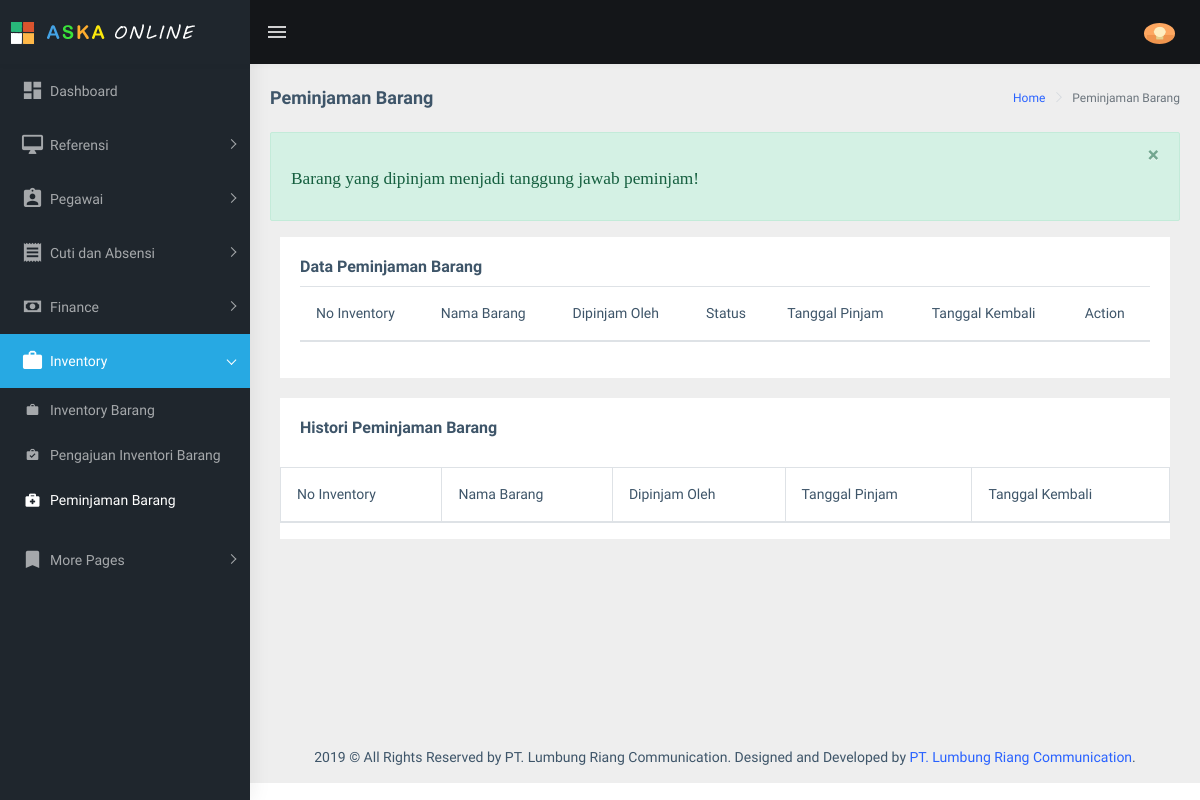
Page /?view=peminjaman-barang&id=9973861hupa&name=pegaaplication&peminjamanBarang (signed in) on the earlier database version.
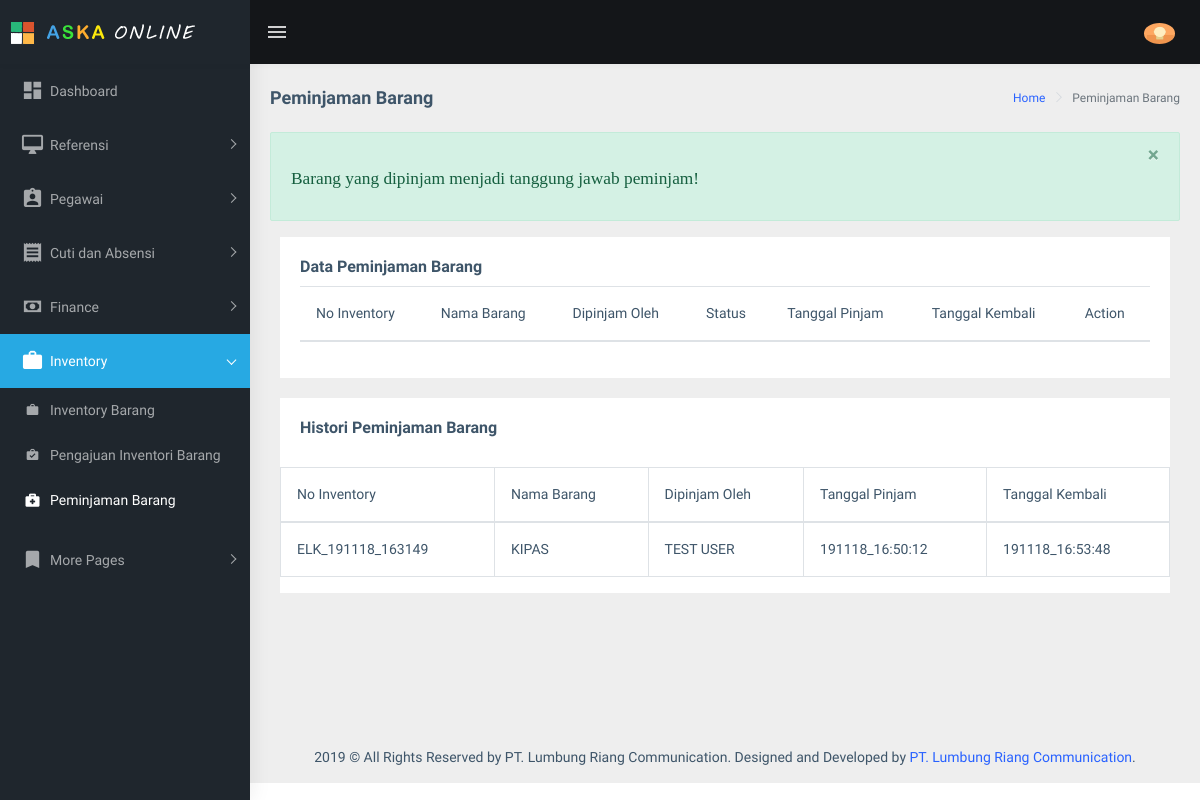
Same page on the later database version.
### tables this page shows
CREATE TABLE `tbl_peminjaman` (
  `id` int(11) NOT NULL,
  `no_inventory2` varchar(40) NOT NULL,
  `nama_barang2` text NOT NULL,
  `pj2` text NOT NULL,
  `waktupinjam` text NOT NULL,
  `waktukembali` text NOT NULL,
  `stat2` enum('1','2','3','4','5','0','6') NOT NULL
);

CREATE TABLE `tbl_pegawai` (
  `nik` varchar(20) NOT NULL,
  `nama` text NOT NULL,
  `id_lahir` varchar(20) NOT NULL,
  `id_alamat` varchar(20) NOT NULL,
  `id_jabatan` varchar(20) NOT NULL,
  `id_telp` varchar(20) NOT NULL,
  `id_status` varchar(20) NOT NULL,
  `id_tabungan` varchar(20) NOT NULL,
  `id_dokumen` varchar(20) NOT NULL,
  `id_file` varchar(20) NOT NULL,
  `ket` enum('Non Aktif','Aktif') NOT NULL,
  `time_update` timestamp NOT NULL DEFAULT CURRENT_TIMESTAMP ON UPDATE CURRENT_TIMESTAMP
);

### inventory/peminjaman_barang.php (the view, shortened to what the changed rows need)
<link rel="stylesheet" type="text/css" href="assets/extra-libs/multicheck/multicheck.css">
<link href="assets/libs/datatables.net-bs4/css/dataTables.bootstrap4.css" rel="stylesheet">
<link href="assets/libs/toastr/build/toastr.min.css" rel="stylesheet">
<div class="container-fluid">
            <?php
                if($_SESSION['leveluser'] == 'USER') {?>
                <div class="row">
                    <div class="col-12">
                        <div class="card">
                            <div class="card-body">
                                <h5 class="card-title">Data Peminjaman Barang</h5>
                                <div class="table-responsive">
                                    <table class="table">
                                        <thead>
                                            <tr>
                                                <th>No Inventory</th>
                                                <th>Nama Barang</th>
                                                <th>Status</th>
                                                <th>Tanggal Pinjam</th>
                                                <th>Tanggal Kembali</th>
                                                <th>Action</th>
                                            </tr>
                                        </thead>
                                        <tbody>
                                            <?php
                                            $view = mysqli_query($connect, "SELECT * FROM tbl_peminjaman JOIN tbl_pegawai ON tbl_peminjaman.pj2 = tbl_pegawai.nik JOIN tbl_inventory ON tbl_inventory.no_inventory = tbl_peminjaman.no_inventory2 WHERE tbl_peminjaman.pj2='$nip' AND tbl_peminjaman.stat2!='0'");
                                            while ($row = mysqli_fetch_array($view)) {
                                            ?>
                                            <tr>
                                                <td><?php echo $row['no_inventory'];?></td>
                                                <td><?php echo $row['nama_barang'];?></td>
                                                <td>
                                                    <?php
                                                        if($row['stat2'] == '1' || $row['stat2'] =='2') {?>
                                                            <span class="badge badge-pill badge-warning text-white">PENDING on <?php echo $row['user'];?></span>
                                                    <?php
                                                        } elseif($row['stat2'] =='4' || $row['stat2'] =='5') {?>
                                                            <span class="badge badge-pill badge-info text-white">PROCCESS(pengembalian) on <?php echo $row['user']; ?></span>
                                                    <?php
                                                        } elseif($row['stat2'] == '3') {?>
                                                            <span class="badge badge-pill badge-success text-white">DIPINJAM</span>
                                                    <?php
                                                        } elseif($row['stat2'] == '6') {?>
                                                            <span class="badge badge-pill badge-danger text-white">REJECTED</span>
                                                    <?php
                                                        }
                                                    ?>
                                                </td>
                                                <td><?php echo $row['waktupinjam'];?></td>
                                                <td><?php echo $row['waktukembali'];?></td>
                                                <td>
                                                    <?php
                                                        if($row['stat2'] == '3') { ?>
                                                            <a href="config_config_cs/kembali-peminjaman-con.php?id=<?php echo $row['id']; ?>&no=<?php echo $row['no_inventory']; ?>" title="Selesai">
                                                                <span class="fa fa-check"></span></a>
                                                    <?php
                                                        } elseif($row['stat2'] == '1' || $row['stat2'] == '2') {?>
                                                            <a href="config_config_cs/cancel-peminjaman-con.php?id=<?php echo $row['id']; ?>&no=<?php echo $row['no_inventory']; ?>" title="Cancel">
                                                                <span class="fa fa-times"></span></a>
                                                    <?php
                                                        }
                                                    ?>
                                                </td>
                                            </tr>
                                            <?php
                                            }
                                            ?>
                                        </tbody>
                                    </table>
                                </div>
                            </div>
                        </div>
                    </div>
                </div>
                <div class="row">
                    <div class="col-12">
                        <div class="card">
                            <div class="card-body">
                                <h5 class="card-title m-b-0">Histori Peminjaman Barang</h5>
                            </div>
                            <div class="table-responsive">
                                <table id="zero_config" class="table table-stripped table-hover table-bordered">
                                    <thead>
                                        <tr>
                                            <th>No Inventory</th>
                                            <th>Nama Barang</th>
                                            <th>Tanggal Pinjam</th>
                                            <th>Tanggal Kembali</th>
                                        </tr>
                                    </thead>
                                    <tbody>
                                        <?php
                                        $view = mysqli_query($connect, "SELECT * FROM tbl_peminjaman WHERE pj2='$nip' AND stat2='0' ORDER BY id DESC");
                                        while ($row = mysqli_fetch_array($view)) { ?>
                                        <tr>
                                            <td><?php echo $row['no_inventory2']; ?></td>
                                            <td><?php echo $row['nama_barang2']; ?></td>
                                            <td><?php echo $row['waktupinjam']; ?></td>
                                            <td><?php echo $row['waktukembali']; ?></td>
                                        </tr>
                                        <?php
                                        }
                                        ?>
                                    </tbody>
                                </table>
                            </div>
                        </div>
                    </div>
                </div>
            <?php
                } elseif($_SESSION['leveluser'] == 'ADMIN') {?>
                    <div class="row">
                        <div class="col-12">
                            <div class="card">
                                <div class="card-body">
                                    <div class="table-responsive">
                                        <table class="table">
                                            <thead>
                                                <tr>
                                                    <th>No Inventory</th>
                                                    <th>Nama Barang</th>
                                                    <th>Dipinjam Oleh</th>
                                                    <th>Status</th>
                                                    <th>Tanggal Pinjam</th>
                                                    <th>Tanggal Kembali</th>
                                                    <th>Action</th>
                                                </tr>
                                            </thead>
                                        </table>
                                    </div>
                                </div>
                            </div>
                        </div>
                    </div>
                <div class="row">
                    <div class="col-12">
                        <div class="card">
                            <div class="table-responsive">
                                <table id="zero_config" class="table table-stripped table-bordered table-hover">
                                    <thead>
                                        <tr>
                                            <th>No Inventory</th>
                                            <th>Nama Barang</th>
                                            <th>Dipinjam Oleh</th>
                                            <th>Tanggal Pinjam</th>
                                            <th>Tanggal Kembali</th>
                                        </tr>
                                    </thead>
                                    <tbody>
                                        <?php
                                        $view = mysqli_query($connect, "SELECT * FROM tbl_peminjaman JOIN tbl_pegawai ON tbl_peminjaman.pj2 = tbl_pegawai.nik WHERE stat2='0' ORDER BY id DESC");
                                        while ($row = mysqli_fetch_array($view)) { ?>
                                        <tr>
                                            <td><?php echo $row['no_inventory2']; ?></td>
                                            <td><?php echo $row['nama_barang2']; ?></td>
                                            <td><?php echo $row['nama']; ?></td>
                                            <td><?php echo $row['waktupinjam']; ?></td>
                                            <td><?php echo $row['waktukembali']; ?></td>
                                        </tr>
                                        <?php
                                        }
                                        ?>
                                    </tbody>
                                </table>
                            </div>
                        </div>
                    </div>
                </div>
            <?php
                }
            ?>
    </div>
<link href="assets/libs/jquery-ui/jquery-ui.min.css" rel="stylesheet" type="text/css" />

Differences in the rows shown:
added tbl_peminjaman: no_inventory2 "ELK_191118_163149", nama_barang2 "KIPAS", tbl_pegawai.nama "TEST USER", waktupinjam "191118_16:50:12", waktukembali "191118_16:53:48"
